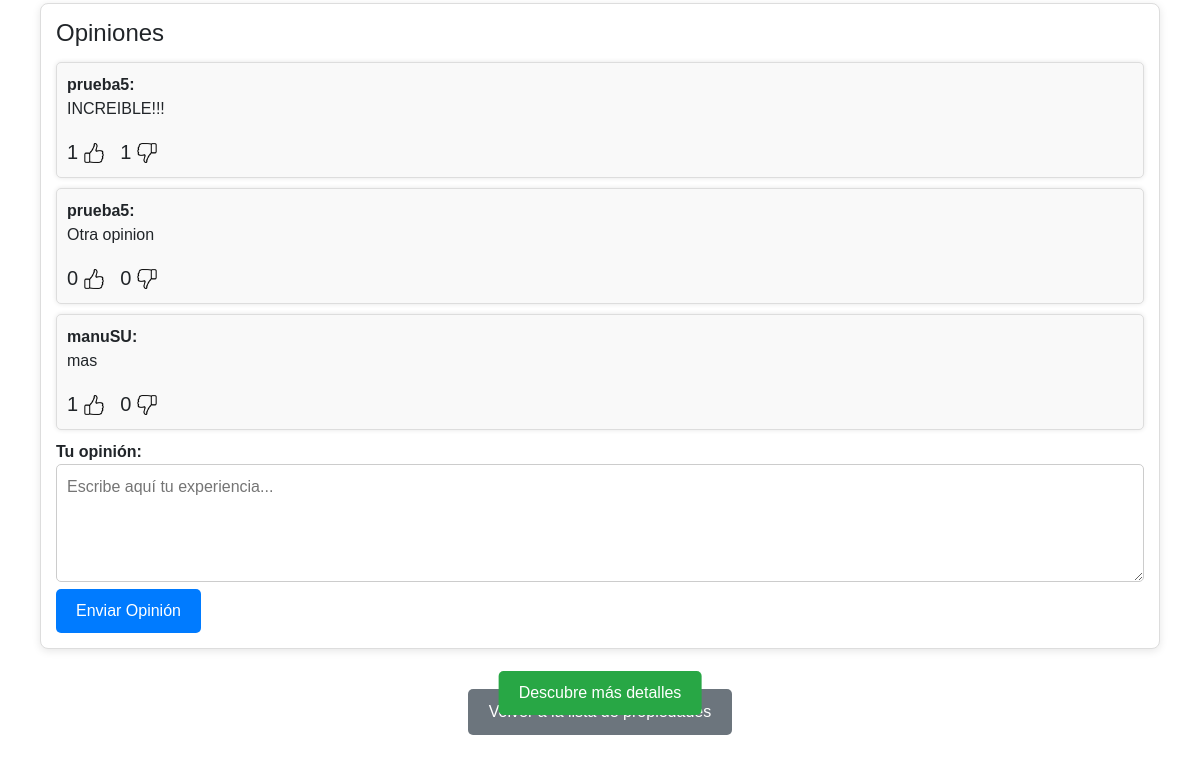
The app's page /propiedad/19/ (lower part), older data.
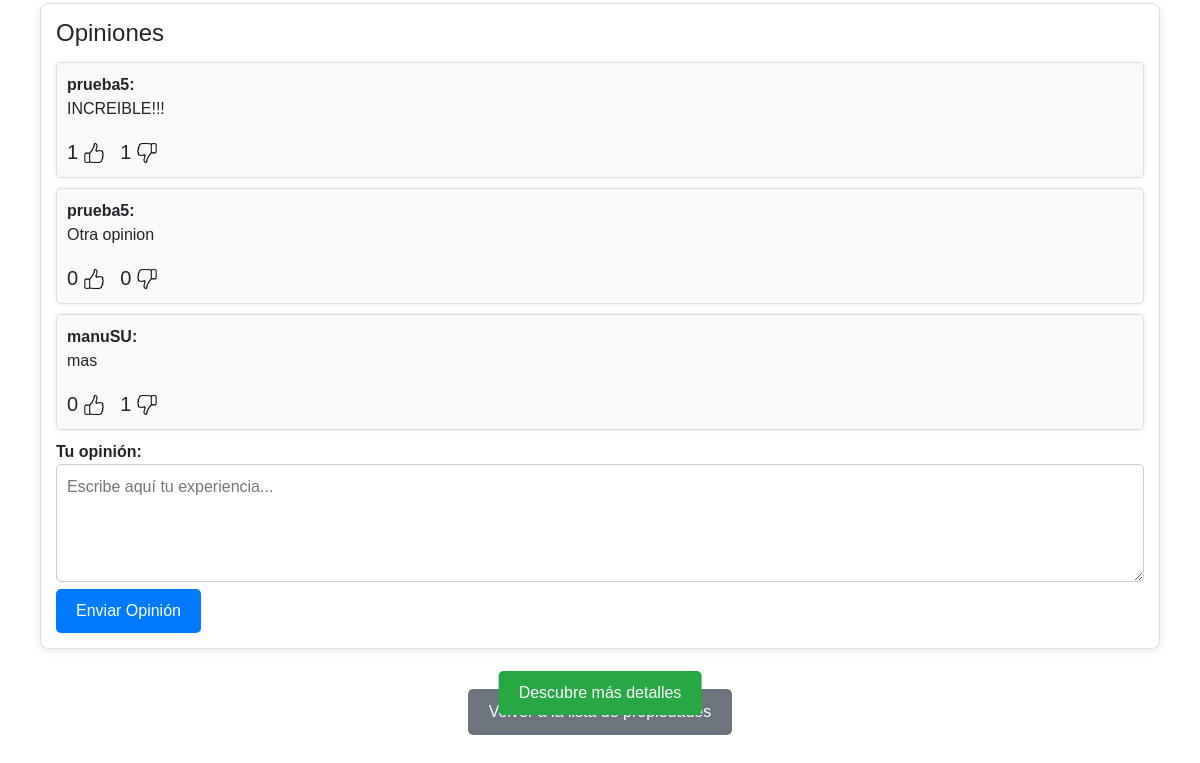
The same page, newer data.
### SimplexRentalisAPP/models.py (models this page shows, shortened)
class Opiniones(models.Model):
    id = models.AutoField(primary_key=True)
    propiedad = models.ForeignKey('Propiedades', on_delete=models.CASCADE)
    usuario = models.ForeignKey('User', on_delete=models.CASCADE)
    likes = models.PositiveIntegerField(default=0)  # Campo para "me gustas"
    dislikes = models.PositiveIntegerField(default=0)  # Campo para "no me gustas"
    comentario = models.TextField()

class User(AbstractUser):
    email = models.EmailField(unique=True, max_length=254)
    telefono = models.CharField(unique=True, max_length=15, blank=True, null=True)
    fecha_nacimiento = models.DateField(null=True, blank=True)
    genero = models.CharField(
        max_length=10,
        choices=[('masculino', 'Masculino'), ('femenino', 'Femenino'), ('otro', 'Otro')],
        blank=True,
        null=True
    )
    identidad_usuario = models.OneToOneField(
        'IdentidadUsuario',
        on_delete=models.SET_NULL,
        null=True,
        blank=True,
        related_name='usuario_asociado'
    )
    avatar = models.ImageField(
        upload_to='avatars/',
        null=True,
        blank=True,
        default='defaults/default_avatar.png'
    )
    es_propietario = models.BooleanField(default=False)
    ultimo_acceso = models.DateTimeField(null=True, blank=True)
    groups = models.ManyToManyField(
        'auth.Group',
        related_name='custom_user_groups',
        blank=True
    )
    user_permissions = models.ManyToManyField(
        'auth.Permission',
        related_name='custom_user_permissions',
        blank=True
    )
    def __str__(self):
        return f"{self.username}"

### SimplexRentalisAPP/views.py (the view)
# urls.py: path('propiedad/<int:pk>/', DetallePropiedadView.as_view(), name='propiedad_detallada'),
class DetallePropiedadView(DetailView):
    model = Propiedades
    template_name = 'SimplexRentalisAPP/propiedad_detallada.html'
    def get_context_data(self, **kwargs):
        context = super().get_context_data(**kwargs)
        propiedad = self.get_object()
        permite_opinar_sin_reserva = True  # Puedes cambiar a False para desactivar esta opción
        user_has_reservation = False  # Aquí deberías añadir la lógica real para comprobar la reserva del usuario
        context['imagen_portada'] = Galeria.objects.filter(propiedad=propiedad, portada=True).first()
        context['imagenes'] = Galeria.objects.filter(propiedad=propiedad)
        context['permite_opinar_sin_reserva'] = permite_opinar_sin_reserva
        context['user_has_reservation'] = user_has_reservation
        return context

### SimplexRentalisAPP/templates/SimplexRentalisAPP/propiedad_detallada.html (shortened to what this page needs)
{% extends 'base.html' %}
{% load static %}
{% block content %}
<div id="main-content" style="max-width: 1200px; margin: auto; font-family: Arial, sans-serif; padding: 20px;">
    <div class="explore-button" id="explore-button" style="position: fixed; bottom: 60px; left: 50%; transform: translateX(-50%); z-index: 1000;">
        <button onclick="scrollToDescription()" style="background-color: #28a745; color: white; border: none; padding: 10px 20px; font-size: 1em; cursor: pointer; border-radius: 5px;">
            Descubre más detalles
        </button>
    </div>
<div class="opiniones-container" style="margin-bottom: 40px;">
    <h3>Opiniones</h3>
    {% for opinion in propiedades.opiniones_set.all %}
        <div class="opinion" style="background-color: #f9f9f9; padding: 10px; margin-bottom: 10px; border-radius: 5px; box-shadow: 0 0 5px rgba(0, 0, 0, 0.1);" data-opinion-id="{{ opinion.id }}">
            <strong>{{ opinion.usuario }}:</strong>
            <p>{{ opinion.comentario }}</p>
            <div style="display: flex; align-items: center;">
                <div style="display: flex; align-items: center; margin-right: 10px;">
                    <span class="likes-count" style="font-size: 20px;">{{ opinion.likes }}</span>
                    <button type="button" class="like-btn" style="background: none; border: none; cursor: pointer;">
                        <img src="{% static 'defaults/like.png' %}" alt="Me gusta" style="width: 20px; height: 20px;">
                    </button>
                </div>
                <div style="display: flex; align-items: center;">
                    <span class="dislikes-count" style="font-size: 20px;">{{ opinion.dislikes }}</span>
                    <button type="button" class="dislike-btn" style="background: none; border: none; cursor: pointer;">
                        <img src="{% static 'defaults/like.png' %}" alt="No me gusta" style="width: 20px; height: 20px; transform: rotate(180deg);">
                    </button>
                </div>
            </div>
        </div>
    {% empty %}
        <p>No hay opiniones disponibles.</p>
    {% endfor %}
    {% if user_has_reservation or permite_opinar_sin_reserva %}
    <form action="{% url 'enviar_opinion' propiedades.id %}" method="post">
        <label for="comentario" style="font-weight: bold;">Tu opinión:</label>
        <textarea name="comentario" id="comentario" rows="4" style="width: 100%; padding: 10px; border: 1px solid #ccc; border-radius: 5px;" placeholder="Escribe aquí tu experiencia..."></textarea>
        <button type="submit" style="background-color: #007bff; color: white; border: none; padding: 10px 20px; font-size: 1em; border-radius: 5px; cursor: pointer;">
            Enviar Opinión
        </button>
    </form>
    {% else %}
        <p style="color: #6c757d; margin-top: 20px;">Para dejar una opinión, debes haber reservado esta propiedad y la fecha de inicio de tu estancia debe haber pasado.</p>
    {% endif %}
</div>
<div class="back-link" style="text-align: center;">
    <a href="{% url 'propiedades' %}" class="btn" style="background-color: #6c757d; color: white; padding: 10px 20px; text-decoration: none; border-radius: 5px;">Volver a la lista de propiedades</a>
</div>
</div>
{% endblock %}

Row changes from the older to the newer data that the page shows:
changed Opiniones "mas": likes "1" → "0"; dislikes "0" → "1"
